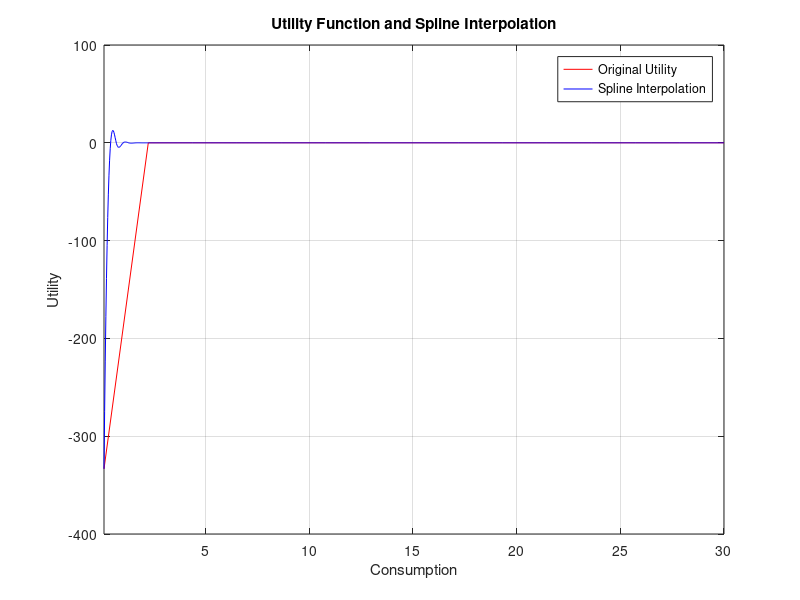
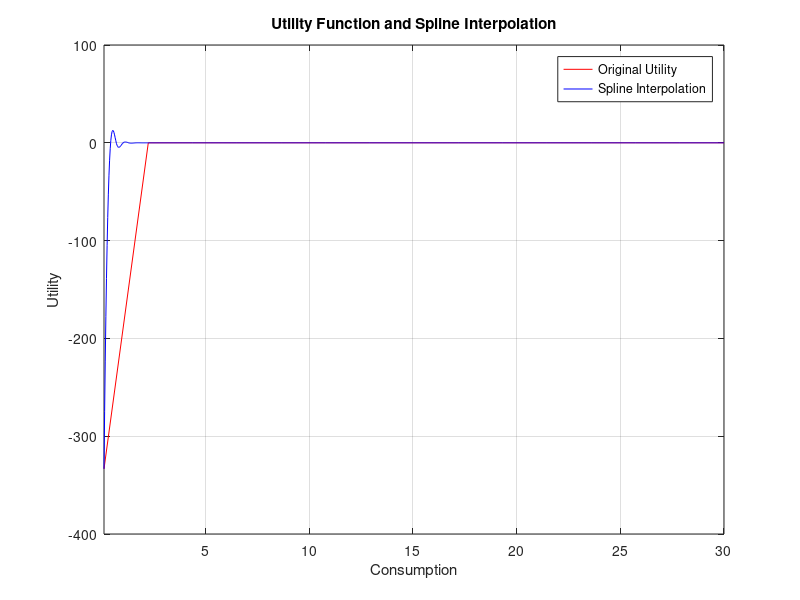
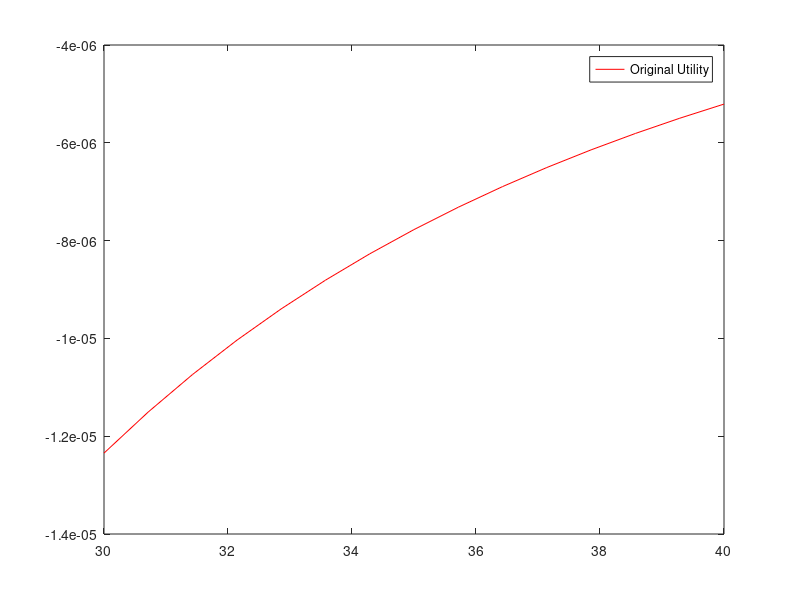

MATLAB code to generate these figures, in order: (Note: this script raises an error after producing the figures.)
% Econ 527 Spring 2026 Question 2
% Professor Greaney
% Written by: Camille Bergeron
% Due: April 21, 2026
% Last Edited: April 11, 2026


%% Part 1: Interpolation

% vector for consumption grid
c_grid = linspace(0.1, 30, 100); % consumption grid from 0.1 to 30 with step of 0.01
disp('Consumption grid:');
disp(c_grid(1:10));

% evaluating utility function at the consumption grid points

function u = crra_utility(c, gamma)
    if gamma == 1
        u = log(c); % logarithmic utility for gamma = 1
    else
        u = c.^(1-gamma) / (1-gamma); % CRRA utility for gamma != 1
    end
end

gamma = 4; % risk aversion parameter
u_grid = crra_utility(c_grid, gamma); % utility grid using CRRA utility function
disp('Original utility values:');
disp(u_grid(1:10));

% spline interpolation
spline_interp = spline(c_grid, u_grid); % create spline interpolation object
c_grid_interp = linspace(0.1, 30, 1000); % new consumption grid for interpolation
u_interp = ppval(spline_interp, c_grid_interp); % evaluate spline interpolation at new dense consumption grid

% calculating error at each grid point 
u_original = crra_utility(c_grid_interp, gamma); % original utility values at the new dense grid
error = abs(u_original - u_interp); % absolute error between original and interpolated utility values
disp('Maximum error between original and interpolated utility values:');
disp(max(error));

% Plotting the original utility values and the interpolated values
figure;
fplot(@(x) crra_utility(x, gamma), [0.1, 30], 'r-', 'DisplayName', 'Original Utility'); % original utility function
hold on;
plot(c_grid_interp, u_interp, 'b-', 'DisplayName', 'Spline Interpolation'); % spline interpolation
xlabel('Consumption');
ylabel('Utility');
title('Utility Function and Spline Interpolation');
legend;
grid on;    
saveas(gcf,'spline_interpolation.fig')
saveas(gcf,'spline_interpolation.png')

%% Part 3: Polynomial grid

% function to create polynomial grid
function c_grid_poly = polynomial_grid(point_a, point_b, nodes, curve)
    c_grid_normalized = linspace(0, 1, nodes); % normalized grid in [0,1]
    c_grid_poly = point_a + (point_b - point_a) * c_grid_normalized.^curve; % polynomial transformation
end

% creating polynomilial grid for consumption
curve = 3; % curvature parameter for polynomial grid
c_grid_poly = polynomial_grid(0.1, 30, 1000, curve); % polynomial grid transformation
disp('Polynomial consumption grid:');
disp(c_grid_poly(1:10));    

u_grid_poly = crra_utility(c_grid_poly, gamma); % utility grid using CRRA utility function
disp('Original utility values:');
disp(u_grid_poly(1:10));

% spline interpolation, again
spline_interp_poly = spline(c_grid_poly, u_grid_poly); % create spline interpolation object
c_grid_interp_poly = linspace(0.1, 30, 1000); % new consumption grid for interpolation
u_interp_poly = ppval(spline_interp_poly, c_grid_interp_poly); % evaluate spline interpolation at new dense consumption grid

% calculating error at each grid point 
u_original_poly = crra_utility(c_grid_interp_poly, gamma); % original utility values at the new dense grid
error_poly = abs(u_original_poly - u_interp_poly); % absolute error between original and interpolated utility values
disp('Maximum error between original and interpolated utility values:');
disp(max(error_poly));

%% Part 4: Plotting

% making new consumption grid to plot, with 100 nodes
c_grid_plot = linspace(30, 40, 100); % new consumption grid for plotting
u_grid_plot = crra_utility(c_grid_plot, gamma); % original utility values at the new grid for plotting
u_interp_plot = ppval(spline_interp_poly, c_grid_plot); % interpolated utility

% Plotting the original utility values and the new interpolated values
figure;
fplot(@(x) crra_utility(x, gamma), [30, 40], 'r-', 'DisplayName', 'Original Utility'); % original utility function
hold on;
plot(c_grid_plot, u_interp_plot, 'b-', ...
    'DisplayName', 'Spline Interpolation Polynomial', Color='#DC94FF'); % spline interpolation   
xlim([30 40])
xlabel('Consumption');
ylabel('Utility');
title('Utility Function and Spline Interpolation with Polynomial Grid, 30-40');
legend;
grid on;    
saveas(gcf,'spline_interpolation_poly1.png')
saveas(gcf,'spline_interpolation_poly.fig')


% making new gridpoint
c_grid_plot = linspace(0.01, 0.1, 100); % new consumption grid for plotting
u_grid_plot = crra_utility(c_grid_plot, gamma); % original utility values at the new grid for plotting
u_interp_plot = ppval(spline_interp_poly, c_grid_plot); % interpolated utility values at the new grid for plotting


% Plotting the original utility values and the new interpolated values
figure;
fplot(@(x) crra_utility(x, gamma), [0.01, 0.1], 'r-', 'DisplayName', 'Original Utility'); % original utility function
hold on;
plot(c_grid_plot, u_interp_plot, 'b-', ...
    'DisplayName', 'Spline Interpolation Polynomial', Color='#DC94FF'); % spline interpolation   
xlim([0.01 0.1])
xlabel('Consumption');
ylabel('Utility');
title('Utility Function and Spline Interpolation with Polynomial Grid, 0.01-0.1');
legend;
grid on;    
saveas(gcf,'spline_interpolation_poly2.png')
saveas(gcf,'spline_interpolation_poly2.fig')


%% Part 3: 
